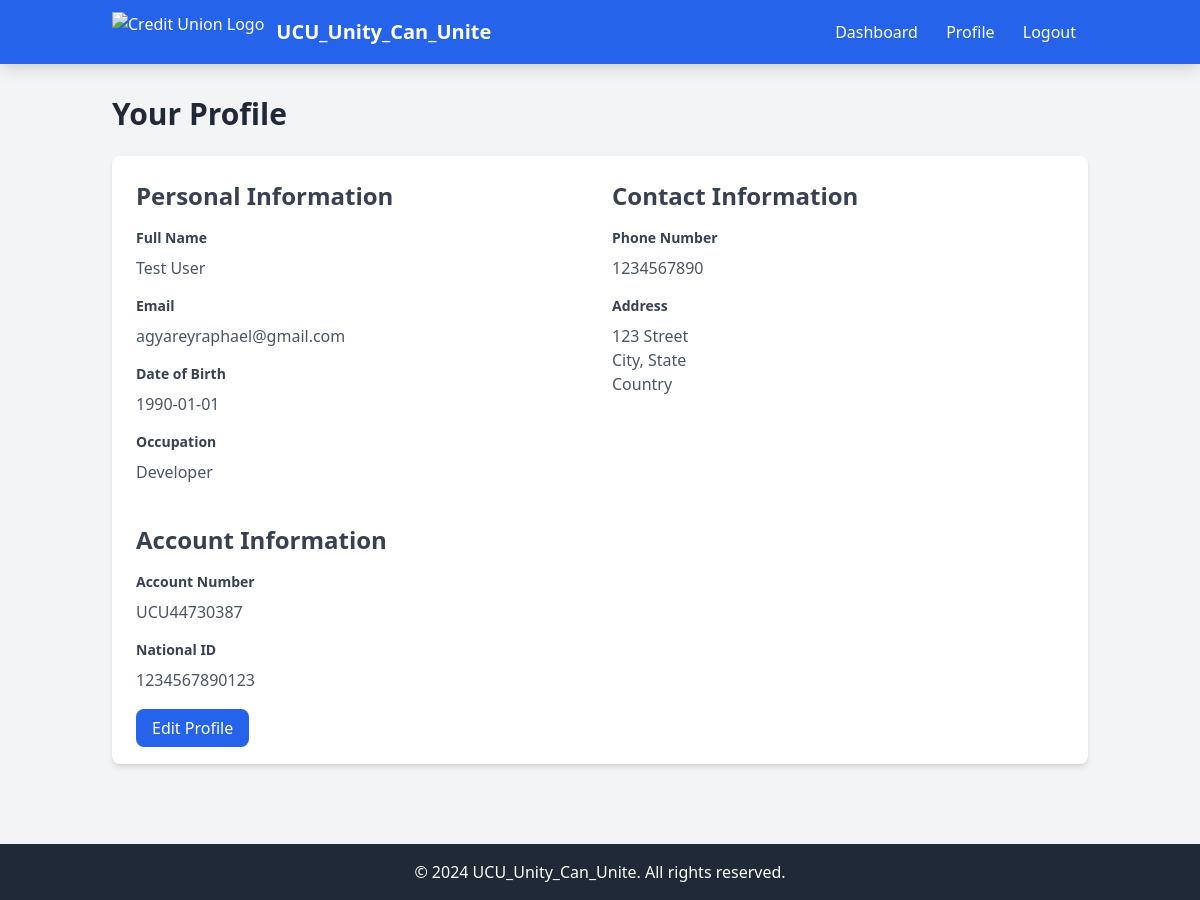
The app's page /profile (signed in) with its own data.
### app.py (models this page shows, shortened)
class User(UserMixin, db.Model):
    __tablename__ = 'user'
    id = db.Column(db.Integer, primary_key=True)
    email = db.Column(db.String(120), unique=True, nullable=False)
    password_hash = db.Column(db.String(128), nullable=False)
    is_verified = db.Column(db.Boolean, default=False)
    is_admin = db.Column(db.Boolean, default=False)
    national_id = db.Column(db.String(20), unique=True, nullable=False)
    account_number = db.Column(db.String(20), unique=True)
    first_name = db.Column(db.String(50), nullable=False)
    last_name = db.Column(db.String(50), nullable=False)
    other_names = db.Column(db.String(50), nullable=True)
    date_of_birth = db.Column(db.Date, nullable=False)
    occupation = db.Column(db.String(100), nullable=False)
    phone_number = db.Column(db.String(20), nullable=False)
    address = db.Column(db.String(200), nullable=False)
    city = db.Column(db.String(100), nullable=False)
    state = db.Column(db.String(100), nullable=False)
    country = db.Column(db.String(100), nullable=False)
    national_id_file = db.Column(db.String(255), nullable=True)  # File path to uploaded National ID
    contributions = db.relationship('Contribution', backref='user', lazy=True)
    loans = db.relationship('Loan', backref='user', lazy=True, foreign_keys='Loan.user_id')
    guarantees = db.relationship('Loan', backref='guarantor', lazy=True, foreign_keys='Loan.guarantor_id')

### app.py (the view)
@app.route('/profile')
@login_required
def profile():
    return render_template('profile.html', user=current_user)

### app.py (called while the page is built)
@login_manager.user_loader
def load_user(user_id):
    return User.query.get(int(user_id))

### templates/profile.html (shortened to what this page needs)
<!DOCTYPE html>
<html lang="en">
  <head>
    <link
      href="https://cdnjs.cloudflare.com/ajax/libs/tailwindcss/2.2.19/tailwind.min.css"
      rel="stylesheet"
    />
  </head>
  <body class="bg-gray-100">
    <nav class="bg-blue-600 text-white shadow-lg">
      <div
        class="container mx-auto px-6 py-3 flex justify-between items-center"
      >
        <div class="flex items-center">
          <img
            src="/api/placeholder/200/60"
            alt="Credit Union Logo"
            class="h-10 mr-3"
          />
          <span class="font-bold text-xl">UCU_Unity_Can_Unite</span>
        </div>
        <div>
          <a href="/dashboard" class="mx-3 hover:text-blue-200">Dashboard</a>
          <a href="/profile" class="mx-3 hover:text-blue-200">Profile</a>
          <a href="/logout" class="mx-3 hover:text-blue-200">Logout</a>
        </div>
      </div>
    </nav>
    <div class="container mx-auto px-6 py-8">
      <h1 class="text-3xl font-bold text-gray-800 mb-6">Your Profile</h1>
      <div class="bg-white rounded-lg shadow-md p-6">
        <div class="grid grid-cols-1 md:grid-cols-2 gap-6">
          <div>
            <h2 class="text-2xl font-semibold mb-4 text-gray-700">
              Personal Information
            </h2>
            <div class="mb-4">
              <label class="block text-gray-700 text-sm font-bold mb-2"
                >Full Name</label
              >
              <p class="text-gray-600">
                {{ user.first_name }} {{ user.last_name }}
              </p>
            </div>
            <div class="mb-4">
              <label class="block text-gray-700 text-sm font-bold mb-2"
                >Email</label
              >
              <p class="text-gray-600">{{ user.email }}</p>
            </div>
            <div class="mb-4">
              <label class="block text-gray-700 text-sm font-bold mb-2"
                >Date of Birth</label
              >
              <p class="text-gray-600">{{ user.date_of_birth }}</p>
            </div>
            <div class="mb-4">
              <label class="block text-gray-700 text-sm font-bold mb-2"
                >Occupation</label
              >
              <p class="text-gray-600">{{ user.occupation }}</p>
            </div>
          </div>
          <div>
            <h2 class="text-2xl font-semibold mb-4 text-gray-700">
              Contact Information
            </h2>
            <div class="mb-4">
              <label class="block text-gray-700 text-sm font-bold mb-2"
                >Phone Number</label
              >
              <p class="text-gray-600">{{ user.phone_number }}</p>
            </div>
            <div class="mb-4">
              <label class="block text-gray-700 text-sm font-bold mb-2"
                >Address</label
              >
              <p class="text-gray-600">{{ user.address }}</p>
              <p class="text-gray-600">
                {{ user.city }}, {{ user.state }} {{ user.zip_code }}
              </p>
              <p class="text-gray-600">{{ user.country }}</p>
            </div>
          </div>
        </div>
        <div class="mt-6">
          <h2 class="text-2xl font-semibold mb-4 text-gray-700">
            Account Information
          </h2>
          <div class="mb-4">
            <label class="block text-gray-700 text-sm font-bold mb-2"
              >Account Number</label
            >
            <p class="text-gray-600">{{ user.account_number }}</p>
          </div>
          <div class="mb-4">
            <label class="block text-gray-700 text-sm font-bold mb-2"
              >National ID</label
            >
            <p class="text-gray-600">{{ user.national_id }}</p>
          </div>
        </div>
        <div class="mt-6">
          <a
            href="/edit-profile"
            class="bg-blue-600 text-white py-2 px-4 rounded-lg hover:bg-blue-700 transition duration-300"
            >Edit Profile</a
          >
        </div>
      </div>
    </div>
    <footer class="bg-gray-800 text-white py-4 mt-12">
      <div class="container mx-auto px-6 text-center">
        <p>&copy; 2024 UCU_Unity_Can_Unite. All rights reserved.</p>
      </div>
    </footer>
  </body>
</html>

### records on screen
User: first_name "Test", last_name "User", email "agyareyraphael@gmail.com", date_of_birth "1990-01-01", occupation "Developer", phone_number "1234567890", address "123 Street", city "City", state "State", country "Country", account_number "UCU44730387", national_id "1234567890123"
